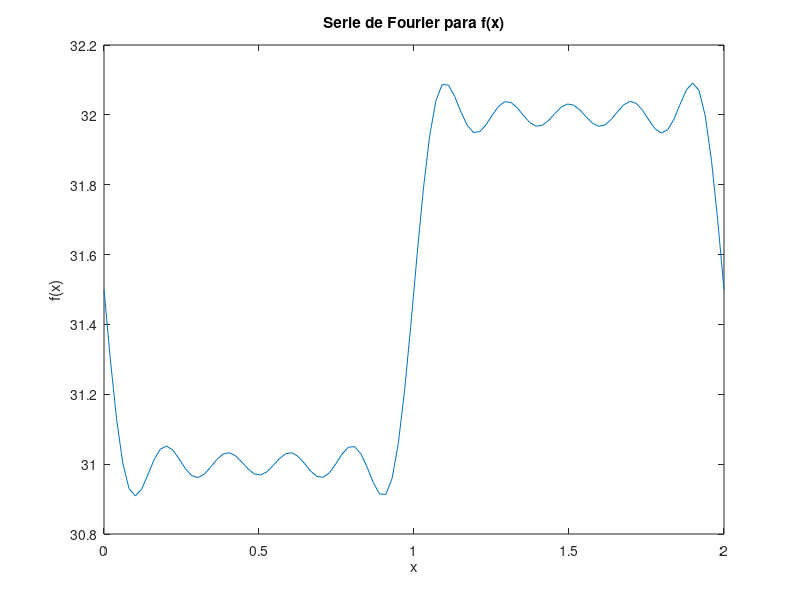

This chart was generated by the following MATLAB code:
% Función para calcular y graficar la serie de Fourier de f(x)
function fourier()
    % Definir el intervalo y el número de términos a calcular
    x = linspace(0, 2, 100);
    n_terms = 10;
    result = zeros(size(x));

    % Calcular la serie de Fourier
    for n = 1:n_terms
        term = 3+(-1/(pi*n)+(-1)^n/(n*pi))*sin(pi*x*n)
        result = result + term;
    end

    % Agregar el término constante
    result = result + 3/2;

    % Graficar la función
    plot(x, result);
    title('Serie de Fourier para f(x)');
    xlabel('x');
    ylabel('f(x)');

    % Calcular y mostrar los valores
    a_0 = 3;
    a_n_values = zeros(1, n_terms);
    b_n_values = zeros(1, n_terms);

    for n = 1:n_terms
        a_n_values(n) = sin(n*pi/2)/(n*pi);
        b_n_values(n) = (2*sin(n*pi)/(n*pi));
    end

    disp(['a_0 = ', num2str(a_0)]);
    disp(['a_n = ', num2str(a_n_values)]);
    disp(['b_n = ', num2str(b_n_values)]);
end
